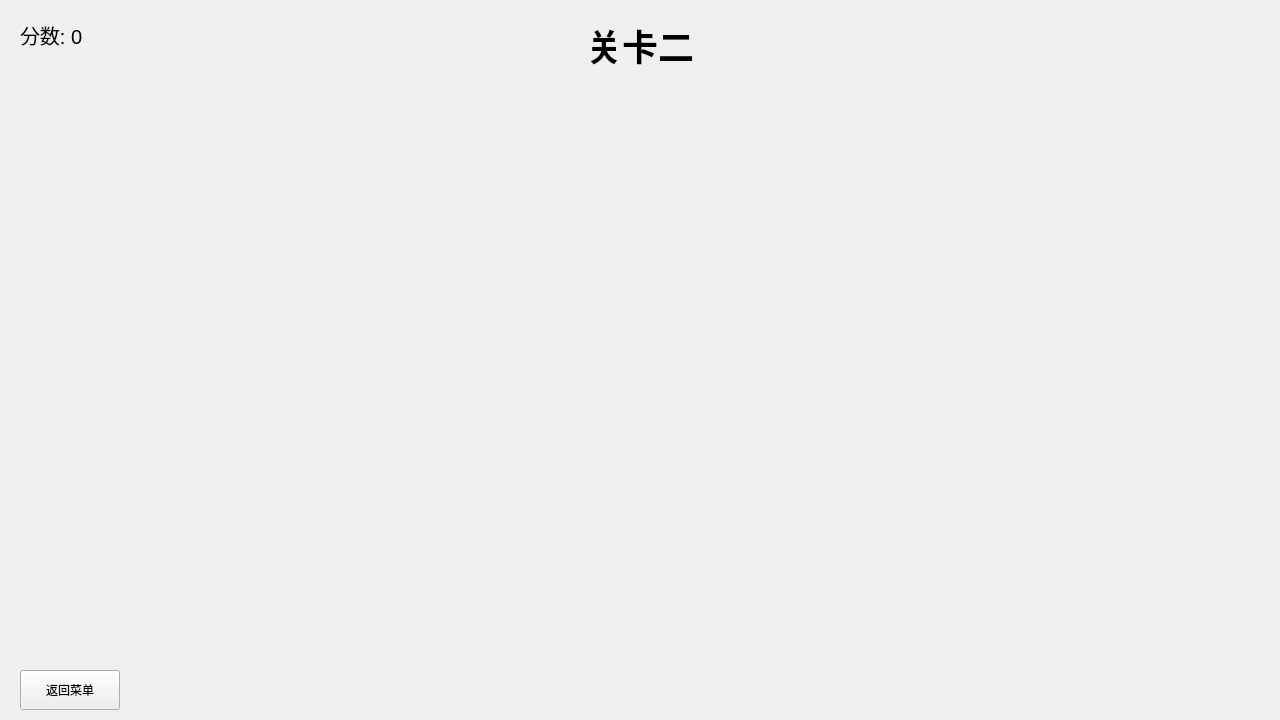
<?xml version="1.0" encoding="UTF-8"?>
<ui version="4.0">
 <class>Level2</class>
 <widget class="QWidget" name="Level2">
  <property name="geometry">
   <rect>
    <x>0</x>
    <y>0</y>
    <width>1280</width>
    <height>720</height>
   </rect>
  </property>
  <property name="windowTitle">
   <string>关卡二</string>
  </property>
  <widget class="QLabel" name="titleLabel">
   <property name="geometry">
    <rect>
     <x>500</x>
     <y>20</y>
     <width>280</width>
     <height>50</height>
    </rect>
   </property>
   <property name="text">
    <string>关卡二</string>
   </property>
   <property name="alignment">
    <set>Qt::AlignCenter</set>
   </property>
   <property name="styleSheet">
    <string notr="true">font-size: 36px; font-weight: bold;</string>
   </property>
  </widget>
  <widget class="QLabel" name="scoreLabel">
   <property name="geometry">
    <rect>
     <x>20</x>
     <y>20</y>
     <width>200</width>
     <height>30</height>
    </rect>
   </property>
   <property name="text">
    <string>分数: 0</string>
   </property>
   <property name="styleSheet">
    <string notr="true">font-size: 20px;</string>
   </property>
  </widget>
  <widget class="QPushButton" name="backButton">
   <property name="geometry">
    <rect>
     <x>20</x>
     <y>670</y>
     <width>100</width>
     <height>40</height>
    </rect>
   </property>
   <property name="text">
    <string>返回菜单</string>
   </property>
  </widget>
 </widget>
 <layoutdefault spacing="6" margin="11"/>
 <resources/>
 <connections/>
</ui>
